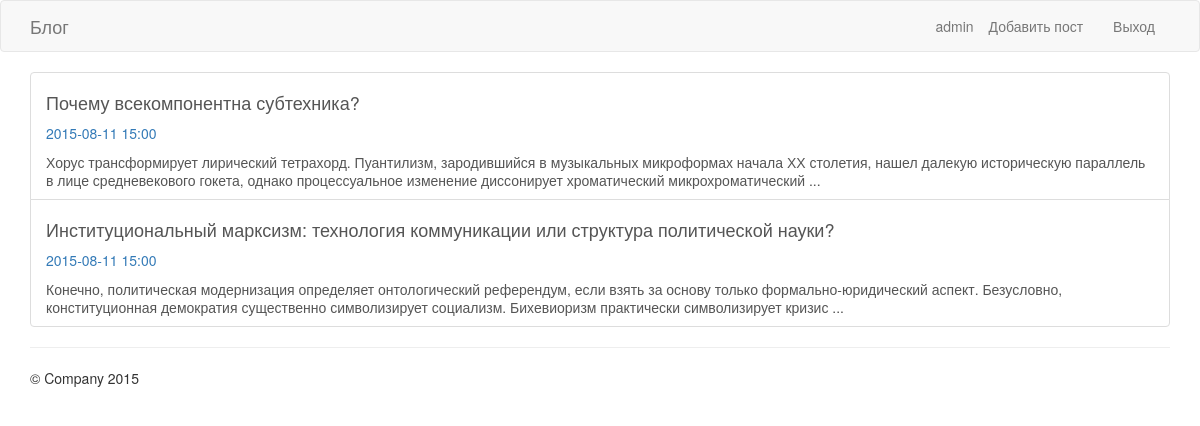
The page / (signed in) on the database its author committed.
### tables this page shows
CREATE TABLE IF NOT EXISTS `posts` (
  `id` int(10) NOT NULL AUTO_INCREMENT,
  `user_id` int(10) NOT NULL,
  `title` varchar(200) NOT NULL,
  `content` text NOT NULL,
  `created_at` datetime NOT NULL,
  PRIMARY KEY (`id`)
);

### Core/App.php (called while the page is built, shortened)
<?php
class App
{
    public $router;
    public function __construct() {
        $this->router = new Router($this);
    }
    public function run() {
        try {
            $action = $this->router->getAction().'Action';
            $controller = new $controllerClass($this);
            $response = call_user_func_array(array($controller, $action), $this->router->getParameters());
            $response->setApp($this);
            $response->render();
        } catch (\Exception $e) {
            $code = $e->getCode() === 404 ? 404 : 500;
            $response = new Response($code.'.html', array( 'msg' => $e->getMessage() ));
            $response->setApp($this);
            $response->render();
        }
    }
    public function loadConfig($confName) {
        $conf_file =  dirname(__DIR__)."/config/$confName.php";
        return include($conf_file);
    }
}

### web/index.php (called while the page is built, shortened)
<?php
    spl_autoload_register(function ($class)
    {
        $filename = dirname(__DIR__).DIRECTORY_SEPARATOR.str_replace('\\','/',$class).'.php';
    });
    $app = new App();
    $app->run();

### Core/DB.php (called while the page is built, shortened)
<?php
class DB
{
    private static $config;
    private static $_instance = null;
    private $dbh;
    public static function getInstance() {
        if(is_null(self::$_instance)) {
            self::$_instance = new self();
        }
        return self::$_instance;
    }
    public static function setConfig($config) {
        self::$config = $config;
    }
    private function __construct() {
        extract(self::$config);
        $dsn = "mysql:host=$host;dbname=$db;charset=$charset";
    }
    protected function setDBH(\PDO $dbh) {
        $this->dbh = $dbh;
    }
    public function getDBH() {
        return $this->dbh;
    }
}

### Core/Model.php (called while the page is built, shortened)
<?php
abstract class Model
{
    public $_fields;
    public static $dbh;
    public function __construct($fields = array()) {
        $this->_fields = array_fill_keys($this->fields, null);
    }
    public function __get($name) {
        return $this->_fields[$name];
    }
    public function __set($name, $val) {
        $this->_fields[$name] = $val;
    }
    public static function findAll($add_sql = '', $params = array()) {
        $sth = self::getDBH()->prepare('SELECT * FROM '.static::$table." $add_sql");
        $sth->setFetchMode(\PDO::FETCH_CLASS | \PDO::FETCH_PROPS_LATE, get_called_class());
        $sth->execute($params);
        return $sth->fetchAll();
    }
    protected static function getDBH() {
        if (is_null(self::$dbh)) {
            $db = DB::getInstance();
            self::$dbh = $db->getDBH();
        }
        return self::$dbh;
    }
}

### Controllers/HomeController.php (called while the page is built, shortened)
<?php
class HomeController extends Controller
{
    public function indexAction() {
        $posts = Post::findAll('ORDER BY created_at DESC');
        return new Response('index.html', array('posts' => $posts));
    }
}

### Core/Router.php (called while the page is built, shortened)
<?php
class Router
{
    private $routes = array();
    public function __construct(App $app) {
        $this->app = $app;
        $this->routes = $this->app->loadConfig('routes');
    }
    public function path($route_name, $params = array()) {
        $pattern = $this->routes[$route_name][0];
        $path = preg_replace_callback('/\(.+\)/', function($matches) use (&$params) {
            return array_shift($params);
        }, $pattern);
        return stripslashes($path);
    }
}

### config/routes.php (called while the page is built)
<?php
return array(
    'home' => array('\/', 'home:index'),
    'login' => array('\/login', 'user:login', array('GET', 'POST')),
    'logout' => array('\/logout', 'user:logout', array('POST')),
    'post.show' => array('\/posts\/(\d+)', 'post:show'),
    'comment.create' => array('\/comments', 'comment:create', array('POST')),
    'post.new' => array('\/posts\/new', 'post:new', array('GET'), true),
    'post.create' => array('\/posts', 'post:create', array('POST'), true)
);

### Models/Post.php (called while the page is built, shortened)
<?php
class Post extends Model
{
    public function getExcerpt() {
        $char_numb = 500;
        $text = $this->content;
        if (strlen($text) > $char_numb) {
            $text = substr($text, 0, $char_numb);
            $text = substr($text,0,strrpos($text," "));
            $etc = " ...";
            $text = $text.$etc;
        }
        return $text;
    }
    public function getCreationDate() {
        $date = new \DateTime($this->created_at);
        return $date->format(DATE_FORMAT);
    }
}

### views/index.html.php (the view)
<div class="items">
    <?php foreach($posts as $post): ?>
        <a href="<?php echo $app->router->path('post.show', array($post->id)) ?>" class="list-group-item">
            <h4><?php echo htmlspecialchars($post->title) ?></h4>
            <p class="text-primary"><?php echo htmlspecialchars($post->getCreationDate()) ?></p>
            <p class="list-group-item-text"><?php echo htmlspecialchars($post->getExcerpt()) ?></p>
        </a>
    <?php endforeach ?>
</div>

### rows shown on the page
posts: title "Почему всекомпонентна субтехника?", created_at "2015-08-11 15:00", Excerpt "Хорус трансформирует лирический тетрахорд. Пуантилизм, зародившийся в музыкальных микроформах начала ХХ столетия, нашел далекую историческую параллель в лице средневекового гокета, однако процессуальное изменение диссонирует хроматический микрохроматический ..."
posts: title "Институциональный марксизм: технология коммуникации или структура политической науки?", created_at "2015-08-11 15:00", Excerpt "Конечно, политическая модернизация определяет онтологический референдум, если взять за основу только формально-юридический аспект. Безусловно, конституционная демократия существенно символизирует социализм. Бихевиоризм практически символизирует кризис ..."

### other values the page prints
$app->user->getLogin() "admin"
